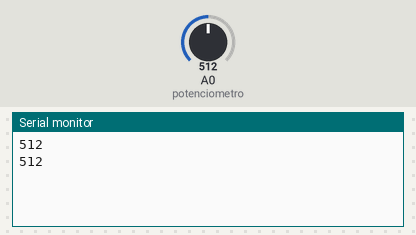
The sketch below on a simulated Arduino Uno, built with avr-gcc and run on an emulated ATmega328P. Shown: the last lines printed to the serial monitor. Inputs (shaded band) come from the test bench; at power-on: A0 (potenciometro) = 512.

Above: at 1.2 s.
1.3 s: A0 (potenciometro) set to 716
At 2.6 s:
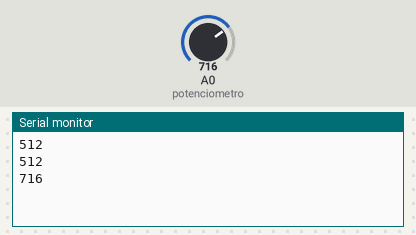
2.8 s: A0 (potenciometro) set to 900
At 3.8 s:
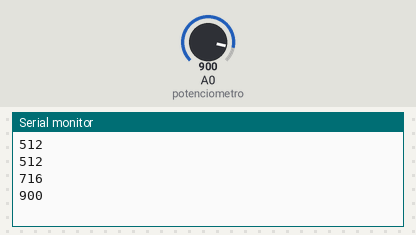
Timing chart, 0 to 5.8 s (numbered marks = the images above; inputs shaded):
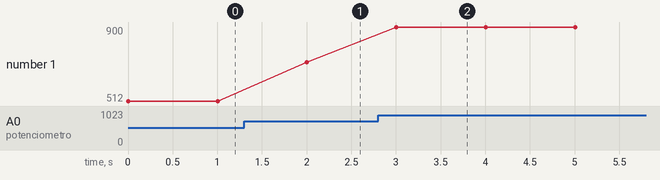

The sketch:

P_5_SendDP_ValMayor.ino
```cpp
int potenciometro = A0;
int tamMuestra = 10;
void setup() {
  // put your setup code here, to run once:
  Serial.begin(9600);
}
int valMayor = -1;
int i, valor;
void loop() {
  // precesar datos
  for (i = 0; i < tamMuestra; i++) {
    valor = analogRead(potenciometro);
    if (valor > valMayor) {
      valMayor = valor;
    }
  }


  //Serial.println("valor= " + String(valor))
  Serial.println(valMayor);
  delay(1000);
}
```

Measured:
- after the input at 1.3 s, the serial monitor: prints a new line after 0.70 s (image 1)
- after the input at 2.8 s, the serial monitor: prints a new line after 0.21 s (image 2)
- plotted number 1: 512 → 716 after the input at 1.3 s, 716 → 900 after the input at 2.8 s
